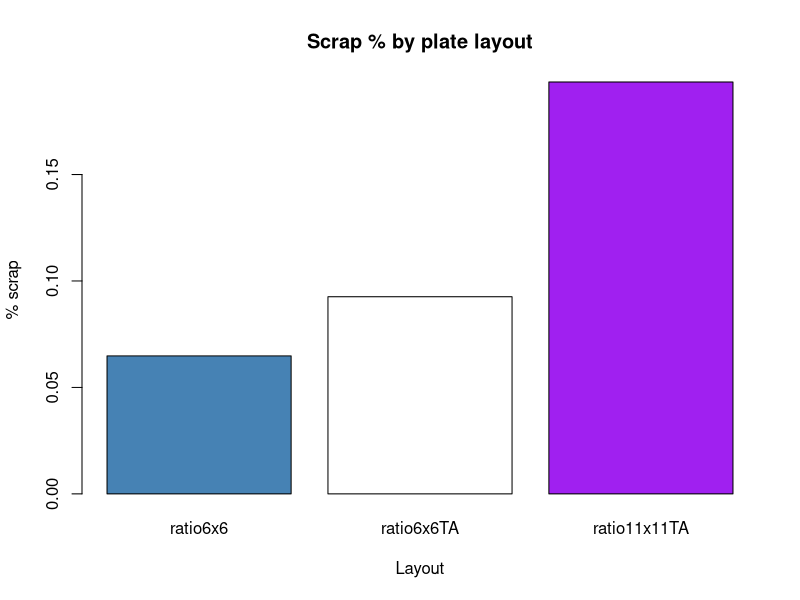
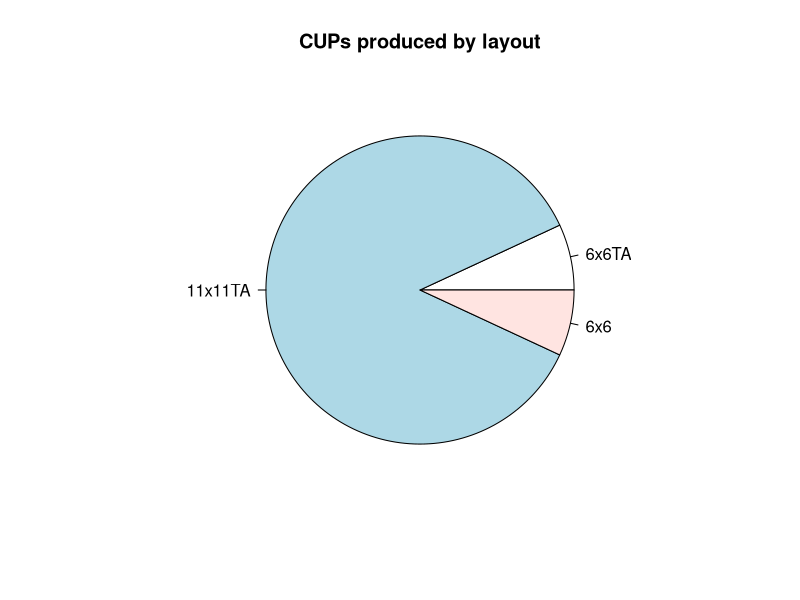
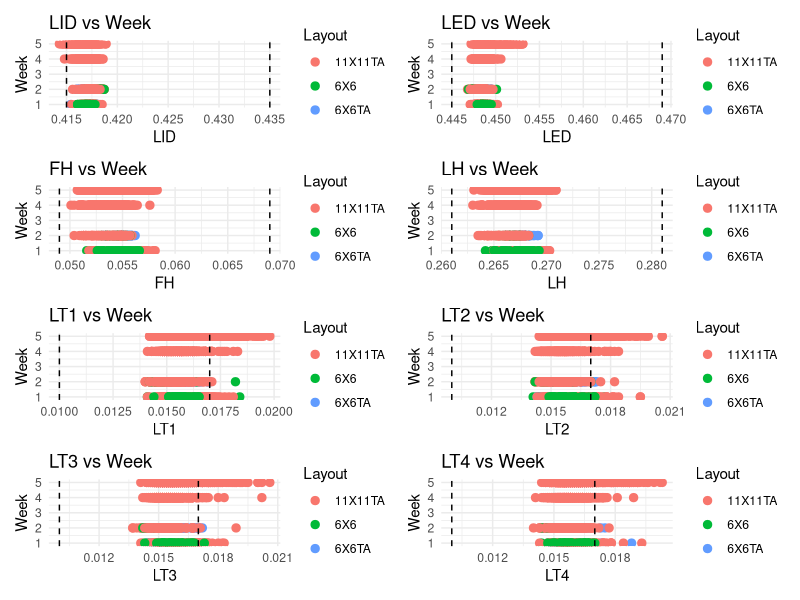

Generate these figures, in order, with R:
setwd("/Users/bezaitis/Desktop/school/FA_25/Sandia Data Challenge/")
library(ggplot2)
library(patchwork)



all_data_recycled <- read.csv('AllData_PreEDM_Recycled_RowColIDs.csv')
all_data_virgin <- read.csv('AllData_PreEDM_Virgin_RowColIDs.csv')
recycled_vol <- read.csv('recycled_volume.csv')
virgin_vol_1 <- read.csv('virgin_volume_pt1.csv')
virgin_vol_2 <- read.csv('virgin_volume_pt2.csv')



all_data <- rbind(all_data_recycled, all_data_virgin)
all_data

renamed <- list('LID', # Lip interior diameter
                'LED', # Lip exterior diameter            
                'FH',  # Floor height
                'LH',  # Lip height
                'LT1', # Lip thickness 1
                'LT2', # Lip thickness 2
                'LT3', # Lip thickness 3
                'LT4') # Lip thickness 4

colnames(all_data)[2:9] <- renamed


specs <- list(
  LID = c(0.415, 0.435),      # Lip interior diameter
  LED = c(0.445, 0.469),            # Lip exterior diameter  
  FH = c(0.049, 0.069),    # Floor height
  LH = c(0.261, 0.281),       # Lip height
  LT1 = c(0.010, 0.017),       # Lip thickness 1
  LT2 = c(0.010, 0.017),       # Lip thickness 2
  LT3 = c(0.010, 0.017),       # Lip thickness 3
  LT4 = c(0.010, 0.017)        # Lip thickness 4
)

check_in_spec <- function(value, lower, upper) {
  value >= lower & value <= upper
}

for (param in names(specs)) {
  lower <- specs[[param]][1]
  upper <- specs[[param]][2]
  
  col_name <- paste0(param, "_in_spec")
  all_data[[col_name]] <- check_in_spec(all_data[[param]], lower, upper)
}

spec_columns <- paste0(names(specs), "_in_spec")
all_data$overall_in_spec <- apply(all_data[, spec_columns], 1, all)

all_data$is_scrap <- !all_data$overall_in_spec


total_6x6 <- sum(all_data$Layout == '6X6')
total_6x6_scrap <- sum(all_data$Layout == '6X6' & all_data$is_scrap == 'TRUE')
ratio6x6 <- total_6x6_scrap/total_6x6

total_6x6TA <- sum(all_data$Layout == '6X6TA')
total_6x6TA_scrap <- sum(all_data$Layout == '6X6TA' & all_data$is_scrap == 'TRUE')
ratio6x6TA <- total_6x6TA_scrap/total_6x6TA

total_11x11TA <- sum(all_data$Layout == '11X11TA')
total_11x11TA_scrap <- sum(all_data$Layout == '11X11TA' & all_data$is_scrap == 'TRUE')
ratio11x11TA <- total_11x11TA_scrap/total_11x11TA

layout_scrap_ratios <- c(ratio6x6,ratio6x6TA,ratio11x11TA)

names(layout_scrap_ratios) <- c("ratio6x6","ratio6x6TA","ratio11x11TA")
chart_layout_scrap <- barplot(layout_scrap_ratios, 
                        main = 'Scrap % by plate layout', 
                        xlab = 'Layout', 
                        ylab = '% scrap', 
                        col = c('steelblue', 'white', 'purple'))

total_layout_count <- c(total_6x6TA,total_11x11TA,total_6x6)
names(total_layout_count) <- c("6x6TA","11x11TA", "6x6")
chart_pie <- pie(total_layout_count, main = "CUPs produced by layout")


assign_week <- function(dat) {
  # define groups
  week1 <- c("A", "B", "C", "D", "E")
  week2 <- c("F", "G", "H", "I", "J")
  week4v <- c("K")
  week4r <- c("L", "M")
  week5r <- c("N", "O", "P", "Q", "R")
  
  # start a new column
  dat$week <- NA
  
  # match against Layout
  dat$week[dat$PlateID %in% week1]  <- 1
  dat$week[dat$PlateID %in% week2]  <- 2
  dat$week[dat$PlateID %in% week4v] <- 4  # or 41 if you want to separate
  dat$week[dat$PlateID %in% week4r] <- 4  # same week, different subtype
  dat$week[dat$PlateID %in% week5r] <- 5
  
  dat
}

all_data <- assign_week(all_data)

plots <- lapply(names(specs), function(var) {
  range_vals <- specs[[var]]
  
  ggplot(all_data, aes_string(x = var, y = "week", color = "Layout")) +
    geom_point(size = 2.5) +
    geom_vline(xintercept = range_vals, linetype = "dashed", color = "black") +
    labs(
      title = paste(var, "vs Week"),
      x = var,
      y = "Week",
      color = "Layout"
    ) +
    theme_minimal()
})
names(plots) <- names(specs)
wrap_plots(plots, ncol = 2)







